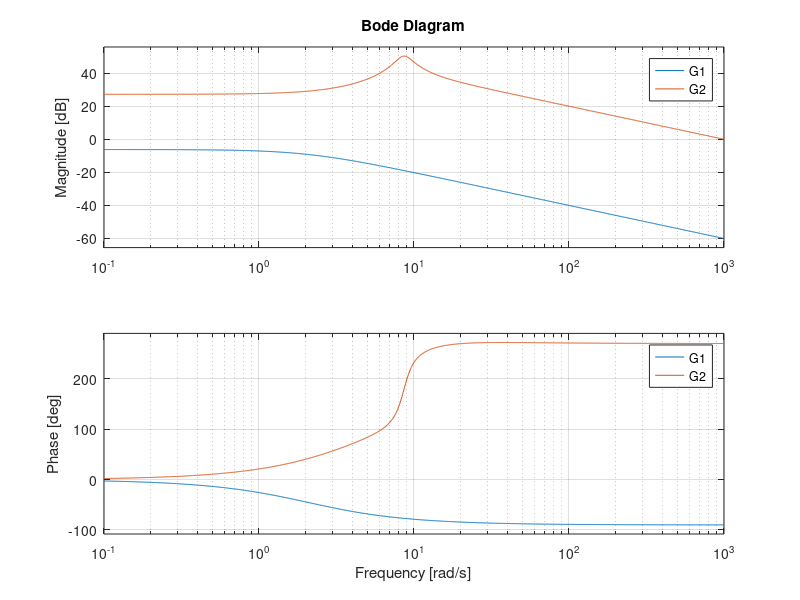

The MATLAB source for this figure:
clear all
clc
close all

K1=1;
K2=1000;
s = tf('s');
%G0=zpk([],[0,-3,-5],K)%G2=zpk([-3,-5],[2,4],K)

G1=(((K1)*(s+4)*(s+6))/(K1+((s+2)*(s+4)*(s+6))))


G2=(((K2)*(s+4)*(s+6))/(K2+((s+2)*(s+4)*(s+6))))

%figure,nyquist(G1)

%sys=tf(G)

figure,bode(G1,G2)
%margin(G1,G2);
%grid
